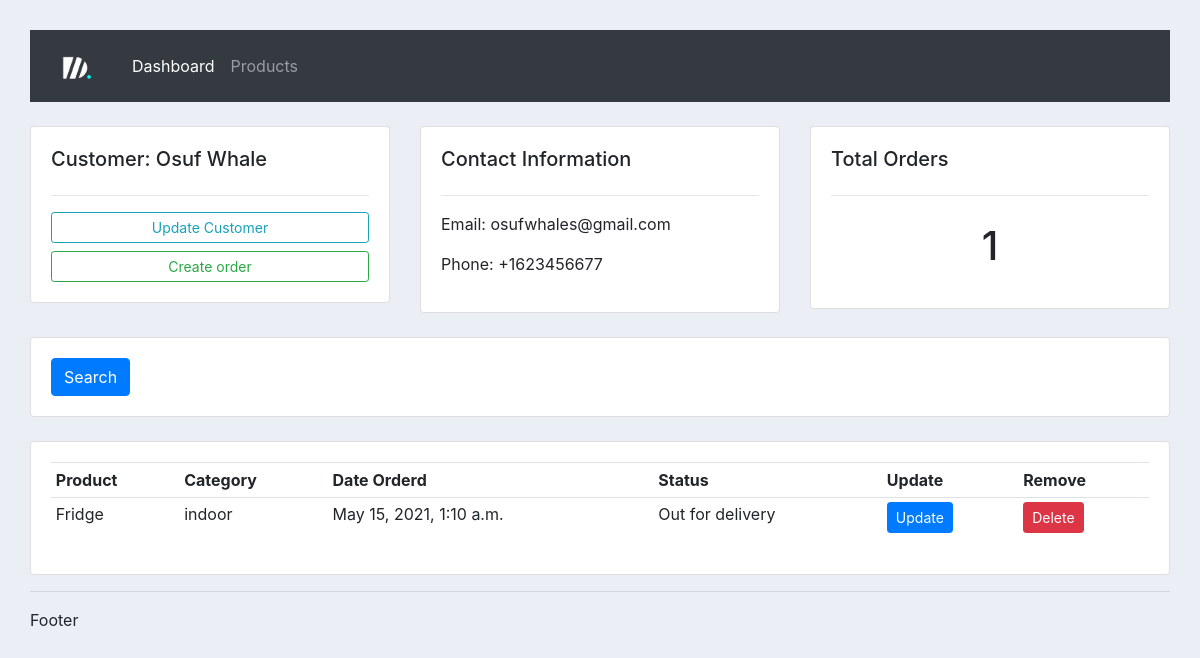
The app's page /customer/2/ with its own data.
### crm_app/models.py (models this page shows, shortened)
class Customer(models.Model):
    name = models.CharField(max_length=200, null=True)
    phone =models.CharField(max_length=200, null=True)
    email = models.CharField(max_length=200, null=True)
    date_created = models.DateTimeField(auto_now_add=True, null=True)

class Order(models.Model):
    STATUS =(
        ('Pending', 'Pending'),
        ('Out for delivery', 'Out for delivery'),
        ('Delivered', 'Delivered')
    )
    status = models.CharField(max_length=200, choices = STATUS, null=True)
    customer = models.ForeignKey(Customer, null=True, on_delete=CASCADE)
    product = models.ForeignKey(Product, null=True, on_delete=CASCADE)
    category = models.CharField(max_length=200, null=True)
    date_created = models.DateTimeField(auto_now_add=True, null=True)

class Product(models.Model):
    CATEGORY = (
        ('indoor', 'Indoor'),
        ('Outdoor', 'Outdoor')
    )
    name = models.CharField(max_length=200, null=True)
    price = models.FloatField(null=True)
    category = models.CharField(max_length=200, null=True, choices=CATEGORY)
    date_created = models.DateTimeField(auto_now_add=True)
    tags = models.ManyToManyField(Tag)
    def __str__(self):
        return self.name

### crm_app/views.py (the view)
# urls.py: path('customer/<str:pk>/', views.customer, name='customer'),
def customer(request, pk):
    customer = Customer.objects.get(id=pk)
    orders = customer.order_set.all()
    total_order = orders.count()
    context = {
        'customer':customer,
        'orders':orders,
        'total_order':total_order,}
    return render(request, 'crm_app/customer.html', context)

### crm_app/templates/crm_app/customer.html
{% extends 'crm_app/main_template.html' %}
{% block content %}
<br>
<div class="row">
	<div class="col-md">
		<div class="card card-body">
			<h5>Customer: {{customer.name}}</h5>
			<hr>
			<a class="btn btn-outline-info  btn-sm btn-block" href="">Update Customer</a>
			<a class="btn btn-outline-success  btn-sm btn-block" href="{% url 'create_order' customer.id %}">Create order</a>
		</div>
	</div>
	<div class="col-md">
		<div class="card card-body">
			<h5>Contact Information</h5>
			<hr>
			<p>Email: {{customer.email}} </p>
			<p>Phone: {{customer.phone}} </p>
		</div>
	</div>
	<div class="col-md">
		<div class="card card-body">
			<h5>Total Orders</h5>
			<hr>
			<h1 style="text-align: center;padding: 10px">{{total_order}}</h1>
		</div>
	</div>
</div>
<br>
<div class="row">
	<div class="col">
		<div class="card card-body">
			<form method="get">
		    <button class="btn btn-primary" type="submit">Search</button>
		  </form>
		</div>
	</div>
</div>
<br>
<div class="row">
	<div class="col-md">
		<div class="card card-body">
			<table class="table table-sm">
				<tr>
					<th>Product</th>
					<th>Category</th>
					<th>Date Orderd</th>
					<th>Status</th>
					<th>Update</th>
					<th>Remove</th>
				</tr>
                {% for order in orders %}
                <tr>
                    <td>{{order.product}}</td>
                    <td>{{order.product.category}}</td>
                    <td>{{order.date_created}}</td>
                    <td>{{order.status}}</td>
					<td><a href="{% url 'update_order' order.id %}" class="btn btn-sm btn-primary">Update</a></td>
                    <td><a href="{% url 'delete_order' order.id %}" class="btn btn-sm btn-danger">Delete</a></td>
                </tr>
                {% endfor %}
			</table>
		</div>
	</div>
</div>
{% endblock %}

### crm_app/static/crm_app/style.css (style rules this page uses)
body { background-color: #ebeff5; padding:30px }

### records on screen
Customer: name "Osuf Whale", email "osufwhales@gmail.com", phone "+1623456677"
Order: product "Fridge", product.category "indoor", date_created "May 15, 2021, 1:10 a.m.", status "Out for delivery"

### other values on screen
{{ total_order }} "1"
